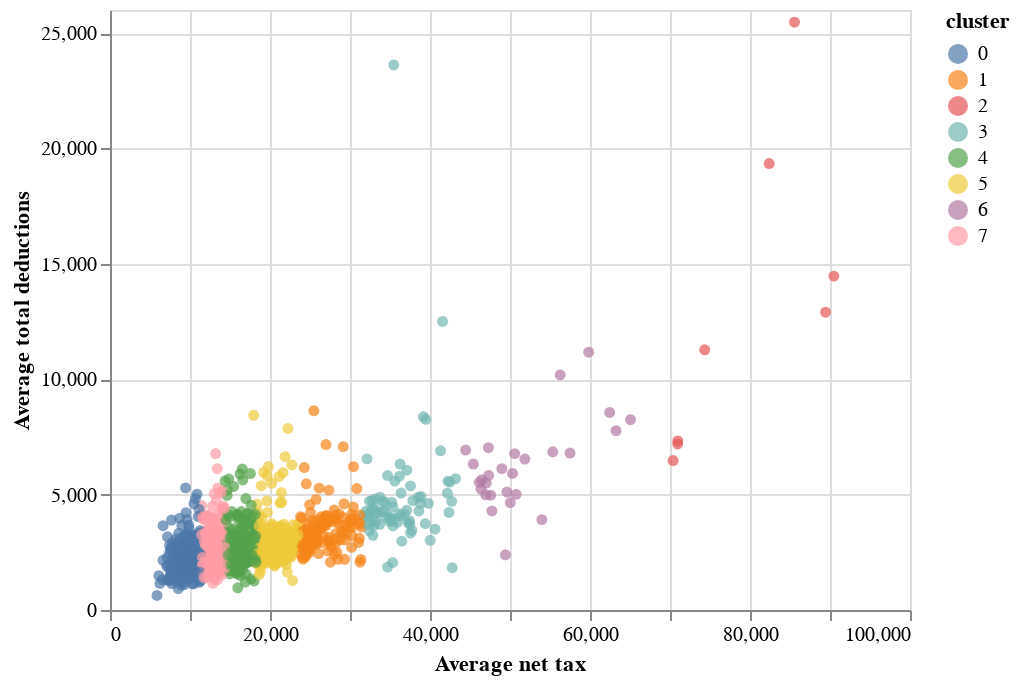

Here is the notebook cell this chart was saved with:
### Code cell
scatter_plot.encode(x='Average net tax', y='Average total deductions', color='cluster:N', tooltip=['Postcode', 'cluster', 'Average net tax', 'Average total deductions']).interactive()

### Figure 1 — Vega-Lite specification as saved in the notebook (floating-point values rounded to 4 significant figures; data arrays with more than 128 entries replaced by an {"elided": "..."} marker saying what was removed)
{"config": {"view": {"continuousWidth": 400, "continuousHeight": 300}}, "data": {"name": "data-50a56e738936ae4c10cdbd8ce869d57e"}, "mark": "circle", "encoding": {"color": {"field": "cluster", "type": "nominal"}, "tooltip": [{"field": "Postcode", "type": "quantitative"}, {"field": "cluster", "type": "quantitative"}, {"field": "Average net tax", "type": "quantitative"}, {"field": "Average total deductions", "type": "quantitative"}], "x": {"field": "Average net tax", "type": "quantitative"}, "y": {"field": "Average total deductions", "type": "quantitative"}}, "selection": {"selector001": {"type": "interval", "bind": "scales", "encodings": ["x", "y"]}}, "$schema": "https://vega.github.io/schema/vega-lite/v4.17.0.json", "datasets": {"data-50a56e738936ae4c10cdbd8ce869d57e": {"elided": "2473 records"}}}
